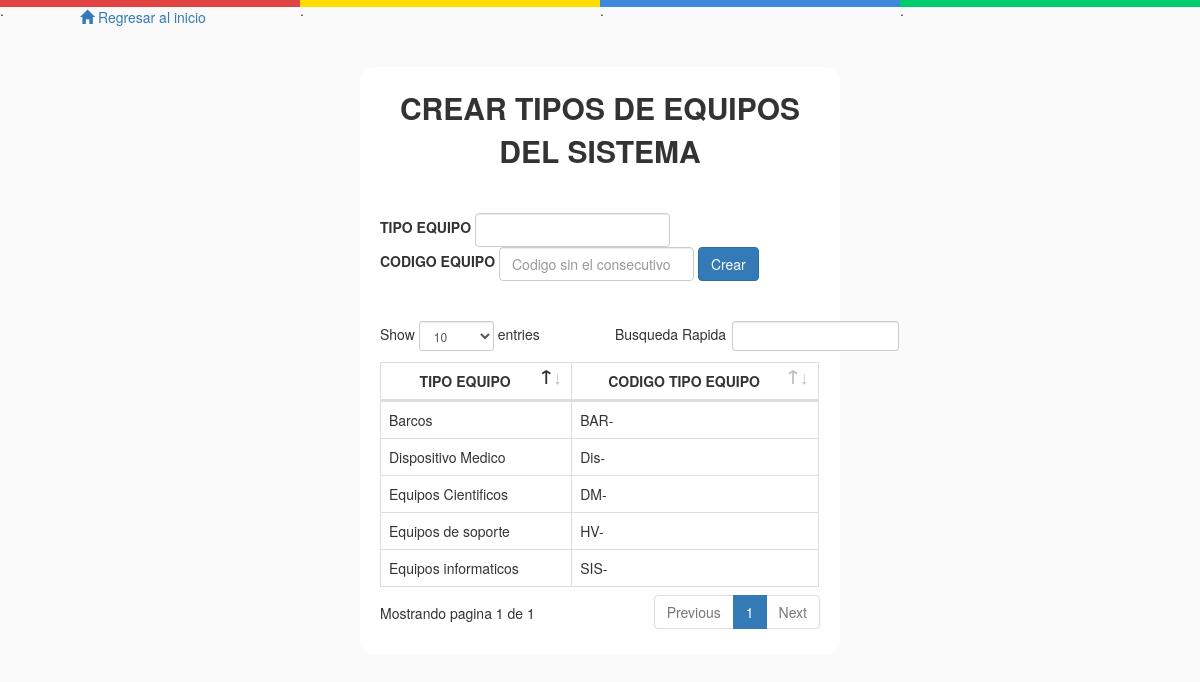
/CrearTipoEquipos_CodHV.php, run on the app's committed database.
### tables this page shows
CREATE TABLE IF NOT EXISTS `tipo_equipo` (
  `Id` int(100) NOT NULL,
  `Tipo_Equipo` varchar(100) NOT NULL,
  `Codigo_Equipo` varchar(50) NOT NULL
);

### CrearTipoEquipos_CodHV.php (the view, shortened to what this page needs)
<!DOCTYPE html>
<html>
    <head>
        <link rel="stylesheet" href="bootstrap-3.3.6-dist/css/bootstrap.min.css">
        <link rel="stylesheet" href="DataTable/css/dataTables.bootstrap.css">
        <link rel="stylesheet" href="DataTable/css/dataTables.material.min.css">
    </head>
    <body style="background: #FAFAFA">
        <div id="franjaColores">
        <div style="width: 25%;float: left;background: #e14242;height: 7px;">.</div>
        <div style="width: 25%;float: left;background: #ffde00;height: 7px;">.</div>
        <div style="width: 25%;float: left;background: #3e88da;height: 7px;">.</div>
        <div style="width: 25%;float: left;background: #00cd6b;height: 7px;">.</div>
        </div>
        <a href='Menu.php' style='margin: 80px;margin-top:10px;'><span class='glyphicon glyphicon-home' aria-hidden='true'></span> Regresar al inicio</a>
        <br/>
        <br/>
        <br/>
        <div style="width: 40%;margin: 0 auto;background: white;border-radius: 15px;padding: 20px;">
            <div class="form-group" style="text-align: center;">
               <label style="font-size: 30px;text-align: center;font-weight: bold;">CREAR TIPOS DE EQUIPOS DEL SISTEMA</label>
            </div>
        <?php
        $con=  conectar();
        ?>
            <br/>
            <form class="form-inline" method="POST" action="CrearTipoEquipos_CodHV.php">
        <div class="form-group" style="margin: auto;">
            <label>TIPO EQUIPO</label>
            <input type="text" name="tipoEquipo" class="form-control" placeholder="">
        </div>
        <div class="form-group">
            <label>CODIGO EQUIPO</label>
            <input type="text" name="codHV" class="form-control" placeholder="Codigo sin el consecutivo">
        </div>
        <button type="submit" name="crear" class="btn btn-primary">Crear</button>
        </form>
<table id="tablaTipoEquipos" class="table table-bordered table-hover">
    <thead>
            <tr>
                <td style="text-align: center;font-weight: bold;">TIPO EQUIPO</td>
                <td style="text-align: center;font-weight: bold;">CODIGO TIPO EQUIPO</td>
            </tr>
            <br/>
            <br/>
    </thead>
    <tbody>
       <?php
       $querySeccionarTipoEquipos="SELECT * FROM tipo_equipo WHERE 1";
       $conexionSeccionarTipoEquipos=mysql_query($querySeccionarTipoEquipos, $con);
       while($arraySeccionarTipoEquipos=  mysql_fetch_array($conexionSeccionarTipoEquipos)){
            echo "<tr>";
            echo "<td>".$arraySeccionarTipoEquipos[1]."</td>";
            echo "<td>".$arraySeccionarTipoEquipos[2]."</td>";
            echo "</tr>";
       }
        ?>
        </tbody>
        </table>
        </div>
     </body>
</html>

### data on the page
tipo_equipo: Tipo_Equipo "Equipos de soporte", Codigo_Equipo "HV-"
tipo_equipo: Tipo_Equipo "Equipos Cientificos", Codigo_Equipo "DM-"
tipo_equipo: Tipo_Equipo "Equipos informaticos", Codigo_Equipo "SIS-"
tipo_equipo: Tipo_Equipo "Dispositivo Medico", Codigo_Equipo "Dis-"
tipo_equipo: Tipo_Equipo "Barcos", Codigo_Equipo "BAR-"
